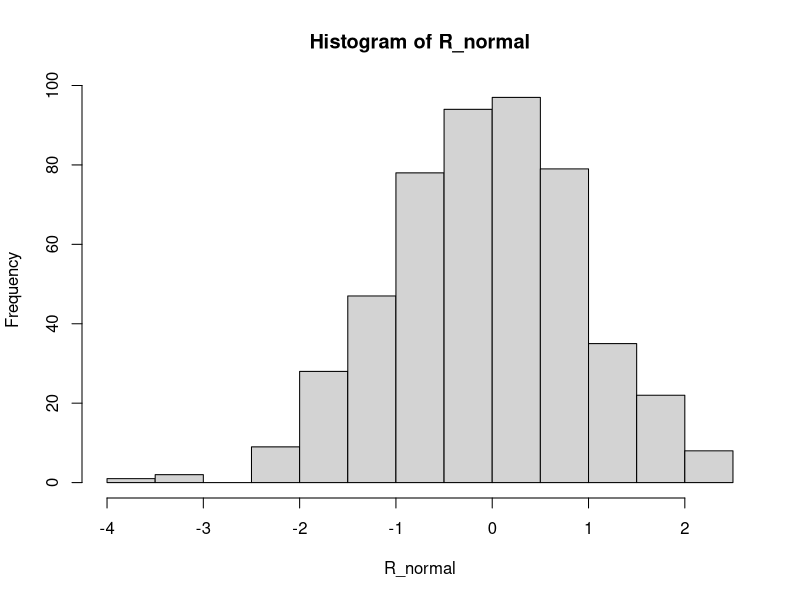
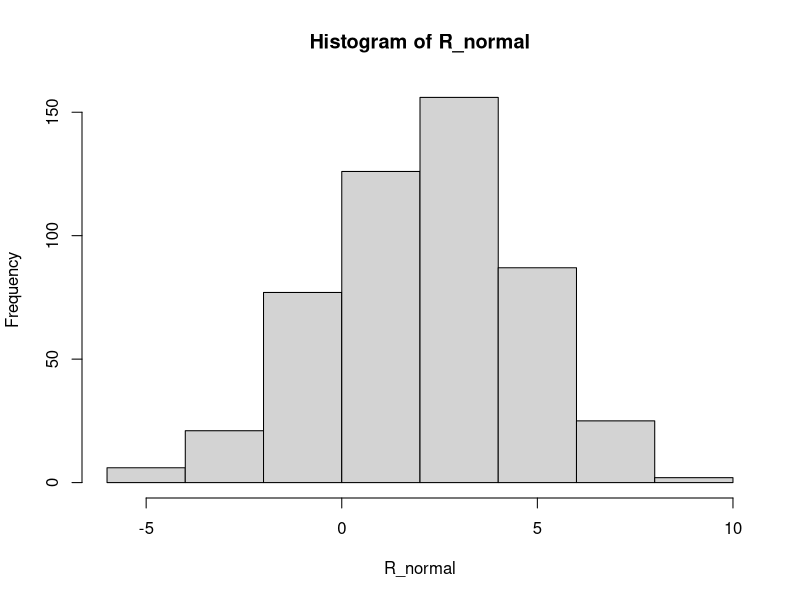

Reproduce these figures in R, in order.
##########

#Distribucion normal en R

#----
#Ejemplo numeros aleatorios
R_normal<-rnorm(500,mean = 0, sd=1)
R_normal
hist(R_normal)
R_normal<-rnorm(500,mean = 2, sd=2.5)
hist(R_normal)
#----
#pnorm(q, mean=?,sd=?)
#qnorm(q, mean=?,sd=?)

#----
##Ejemplo 1
##El nivel de colesterol de una persona adulta sana sigue
#una Distribucion normal N(192,12)
#Calcula la probabilidad de que una persona tenga un nivel de colesterol:

#A) Superior a 200
#P(X>200)=1-P(X<=200)
1-pnorm(200, mean = 192,sd=12)
pnorm(200, mean = 192,sd=12)  #P X>200
1-0.7475075
#B) entre 180 y 220

#P(180<=X<=220)
#P[X<=220]-P[X<=180]
pnorm(c(220,180), mean = 192,sd=12)
0.9901847-0.1586553
0.8315294

#C)La cantidad minima de colesterol que tiene el 30 que mas tienen
#Percentil 70
qnorm(0.7,mean = 192,sd=12)
198.2928

#----
###Ejemplo 2
#La edad de un grupo de personas sigue una N(35,10)
#Calcula la prob de una persona al azar tenga

#A)Mas de 40 años --- P x > 40
# = 1-p(x<=40)
1-pnorm(40,35,10)

#B)Entre 23 y 47 años. P(23<x<47)
#P[x<=47]-P[x<=23]
pnorm(c(47,23),mean = 35, sd=10)
0.8849303-0.1150697
0.7698606

#C)Di entre que edades estara comprendido el 50% central de la distribucion
qnorm(0.30,mean = 35, sd=10 )
qnorm(0.70,mean = 35, sd=10 )

#----

